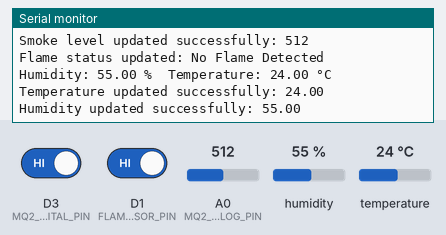
The sketch below on a simulated ESP8266 (NodeMCU). On the bench: the last lines printed to the serial monitor. The test bench sets the inputs (shaded band); at power-on: D3 (MQ2_DIGITAL_PIN) HIGH, D1 (FLAME_SENSOR_PIN) HIGH, humidity 55 %, A0 (MQ2_ANALOG_PIN) = 512, temperature 24 °C. WiFi joins after 1.5 s; servers stay silent unless stated.

Above: at 2.7 s.
2.8 s: D3 (MQ2_DIGITAL_PIN) driven LOW
At 4.56 s:
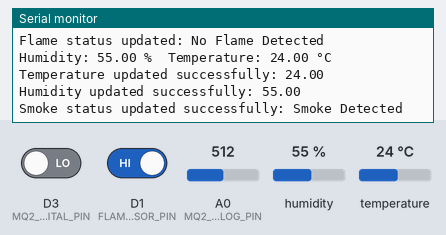
8.5 s: D1 (FLAME_SENSOR_PIN) driven LOW
11.9 s: humidity set to 22 %
At 12.76 s:
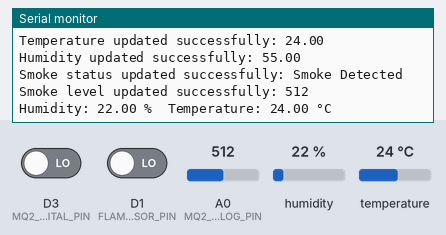
15.3 s: A0 (MQ2_ANALOG_PIN) set to 716
At 15.53 s:
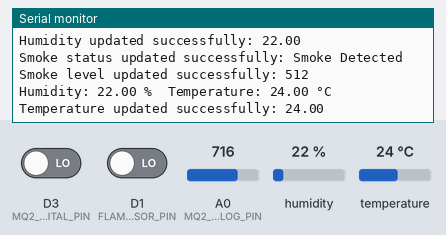
18.7 s: temperature set to 12 °C
At 21.2 s:
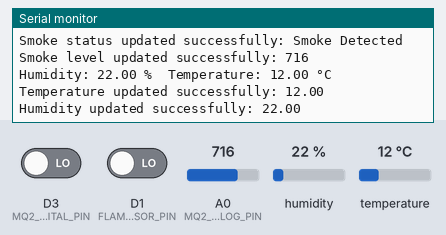
22.1 s: A0 (MQ2_ANALOG_PIN) set to 900
At 23.08 s:
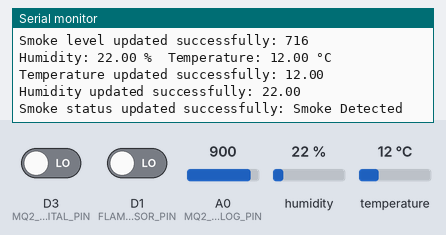
Timing chart, 0 to 25.1 s (numbered marks = the images above; inputs shaded):
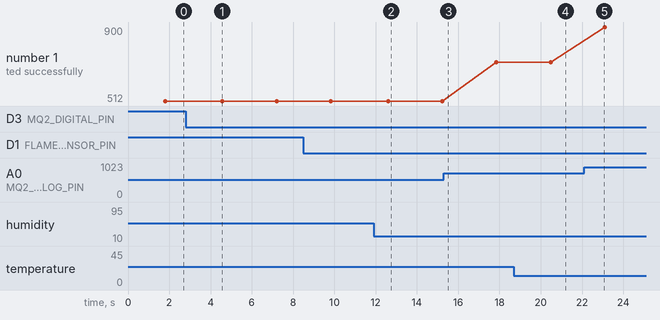

Measured:
- after the input at 2.8 s, the serial monitor: prints a new line after 1.6 s (image 1)
- after the input at 11.9 s, the serial monitor: prints a new line after 0.73 s (image 2)
- after the input at 18.7 s, the serial monitor: prints a new line after 1.8 s (image 4)
- plotted number 1: 512 → 716 after the input at 15.3 s, 716 → 900 after the input at 22.1 s

The sketch:

FinalSENSORS.ino
```cpp
#include <ESP8266WiFi.h>
#include <FirebaseESP8266.h>
#include <DHT.h>

// Your Wi-Fi credentials
#define WIFI_SSID "UbasC"
// #define WIFI_PASSWORD "C@bigonUb#s**2023**" // Use for Wi-Fi password if required

// Your Firebase project credentials
#define FIREBASE_HOST "https://smartlock-46110-default-rtdb.asia-southeast1.firebasedatabase.app" // Full URL
#define FIREBASE_AUTH "meqpOYjcPQLL2CtuiFIgRUM4YQjU6KJSC4zAqs7E" // Firebase secret token

// Firebase objects
FirebaseData firebaseData;
FirebaseAuth auth; // Empty auth object
FirebaseConfig config;

// DHT11 Sensor Pin Definitions
#define DHTPIN D4     // Pin where the DHT11 is connected
#define DHTTYPE DHT11 // DHT 11

DHT dht(DHTPIN, DHTTYPE); // Initialize DHT sensor

#define MQ2_DIGITAL_PIN D3    // Digital output pin for the MQ2 smoke sensor
#define MQ2_ANALOG_PIN A0     // Analog output pin for the MQ2 smoke sensor
#define FLAME_SENSOR_PIN D1   // Pin connected to the flame sensor

// Smoke detection threshold
const int SMOKE_THRESHOLD = 300; // Example threshold for smoke concentration

int previousValue = -1;  // To store the previous value from Firebase
String lastFlameState = "";  // To store the last detected flame state

void setup() {
  Serial.begin(115200);
  dht.begin(); // Start the DHT sensor

  // Initialize, and MQ2_SENSOR pins
  pinMode(MQ2_DIGITAL_PIN, INPUT);   // Set smoke sensor digital pin as input
  pinMode(FLAME_SENSOR_PIN, INPUT);  // Set flame sensor pin as input

  // Start Wi-Fi connection
  Serial.println("Starting Wi-Fi connection...");
  WiFi.begin(WIFI_SSID); // Connect without a password for open networks

  // Wi-Fi connection timeout
  unsigned long startTime = millis();
  while (WiFi.status() != WL_CONNECTED) {
    if (millis() - startTime > 15000) {  // 15-second timeout
      Serial.println("Failed to connect to Wi-Fi.");
      Serial.println("Wi-Fi Status: " + String(WiFi.status()));
      return;  // Exit setup if Wi-Fi fails to connect
    }
    Serial.print(".");
    delay(500);
  }
  Serial.println();
  Serial.print("Connected! IP address: ");
  Serial.println(WiFi.localIP());

  // Firebase configuration
  config.database_url = FIREBASE_HOST; // Ensure you provide the full URL with https://
  config.signer.tokens.legacy_token = FIREBASE_AUTH; // Use the legacy token (your Firebase secret)

  // Initialize Firebase with config and empty auth object
  Firebase.begin(&config, &auth);
  Firebase.reconnectWiFi(true);

  // Check Firebase connection
  if (!Firebase.ready()) {
    Serial.println("Failed to connect to Firebase.");
    Serial.println(firebaseData.errorReason()); // Print more details on the failure
    return;
  }
  Serial.println("Connected to Firebase");
}

void checkFlameStatus() {
  int flameState = digitalRead(FLAME_SENSOR_PIN);
  String flameStatus = (flameState == LOW) ? "Flame Detected" : "No Flame Detected";

  // Update Firebase with flame status only if it changed
  if (flameStatus != lastFlameState) {
    if (Firebase.setString(firebaseData, "/users/Alren/sensors/Flame", flameStatus)) {
      Serial.print("Flame status updated: ");
      Serial.println(flameStatus);
    } else {
      Serial.println("Failed to update flame status");
      Serial.println(firebaseData.errorReason());
    }
    lastFlameState = flameStatus;  // Update last state to the current state
  }
}

void checkSmokeStatus() {
  int smokeDetected = digitalRead(MQ2_DIGITAL_PIN);  // Read digital output for smoke detection
  int smokeLevel = analogRead(MQ2_ANALOG_PIN);       // Read analog output for smoke level

  // Determine smoke status based on digital reading
  String smokeStatus = (smokeDetected == LOW) ? "Smoke Detected" : "No Smoke Detected";

  // Update Firebase with smoke status
  if (Firebase.setString(firebaseData, "/users/Alren/sensors/Smoke", smokeStatus)) {
    Serial.println("Smoke status updated successfully: " + smokeStatus);
  } else {
    Serial.println("Failed to update smoke status");
    Serial.println(firebaseData.errorReason());
  }

  // Update Firebase with smoke level
  if (Firebase.setInt(firebaseData, "/users/Alren/sensors/SmokeLevel", smokeLevel)) {
    Serial.println("Smoke level updated successfully: " + String(smokeLevel));
  } else {
    Serial.println("Failed to update smoke level");
    Serial.println(firebaseData.errorReason());
  }
}

void checkTemperatureAndHumidity() {
  float humidity = dht.readHumidity();          // Read humidity (percent)
  float temperature = dht.readTemperature();    // Read temperature in Celsius

  // Check if readings are valid
  if (isnan(humidity) || isnan(temperature)) {
    Serial.println("Failed to read from DHT sensor!");
    return; // Exit if there was an error
  }

  // Print to Serial Monitor
  Serial.print("Humidity: ");
  Serial.print(humidity);
  Serial.print(" %\t");
  Serial.print("Temperature: ");
  Serial.print(temperature);
  Serial.println(" °C");

  // Update Firebase with temperature and humidity
  if (Firebase.setFloat(firebaseData, "/users/Alren/sensors/Temperature", temperature)) {
    Serial.println("Temperature updated successfully: " + String(temperature));
  } else {
    Serial.println("Failed to update temperature");
    Serial.println(firebaseData.errorReason());
  }

  if (Firebase.setFloat(firebaseData, "/users/Alren/sensors/Humidity", humidity)) {
    Serial.println("Humidity updated successfully: " + String(humidity));
  } else {
    Serial.println("Failed to update humidity");
    Serial.println(firebaseData.errorReason());
  }
}

void loop() {

  // Check smoke status
  checkSmokeStatus();

  // Check flame status
  checkFlameStatus();

  // Check temperature and humidity
  checkTemperatureAndHumidity();

  delay(2000);  // Delay to reduce the number of reads (adjust as needed)
}
```
